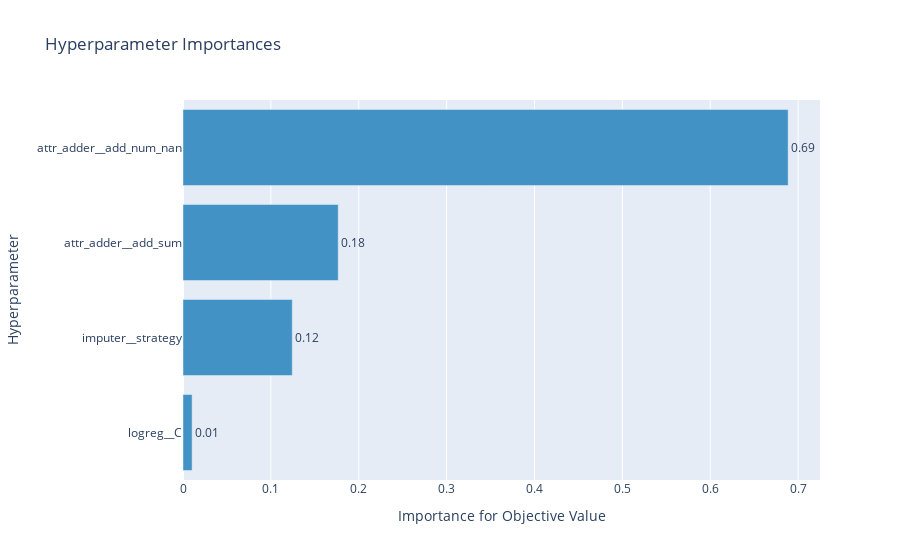

Notebook source saved alongside this figure:
### Markdown cell above
# Visualize Results

Optuna provides some really interesting visuals baked right into the study object.  Most are built with plotly, meaning you get a little interactivity to play with.

## Hyperparameter Importance

### Code cell
import plotly
optuna.visualization.plot_param_importances(study)

### Figure 1 — Plotly figure (JSON) as saved in the notebook; plotly's stock layout.template omitted (floating-point values rounded to 4 significant figures)
{"data": [{"cliponaxis": false, "hovertemplate": ["logreg__C (LogUniformDistribution): 0.010374720650753302<extra></extra>", "imputer__strategy (CategoricalDistribution): 0.12433516341594908<extra></extra>", "attr_adder__add_sum (CategoricalDistribution): 0.17662782544985633<extra></extra>", "attr_adder__add_num_nan (CategoricalDistribution): 0.6886622904834413<extra></extra>"], "marker": {"color": "rgb(66,146,198)"}, "orientation": "h", "text": ["0.010374720650753302", "0.12433516341594908", "0.17662782544985633", "0.6886622904834413"], "textposition": "outside", "texttemplate": "%{text:.2f}", "type": "bar", "x": [0.01037, 0.1243, 0.1766, 0.6887], "y": ["logreg__C", "imputer__strategy", "attr_adder__add_sum", "attr_adder__add_num_nan"]}], "layout": {"showlegend": false, "title": {"text": "Hyperparameter Importances"}, "xaxis": {"title": {"text": "Importance for Objective Value"}}, "yaxis": {"title": {"text": "Hyperparameter"}}}}
